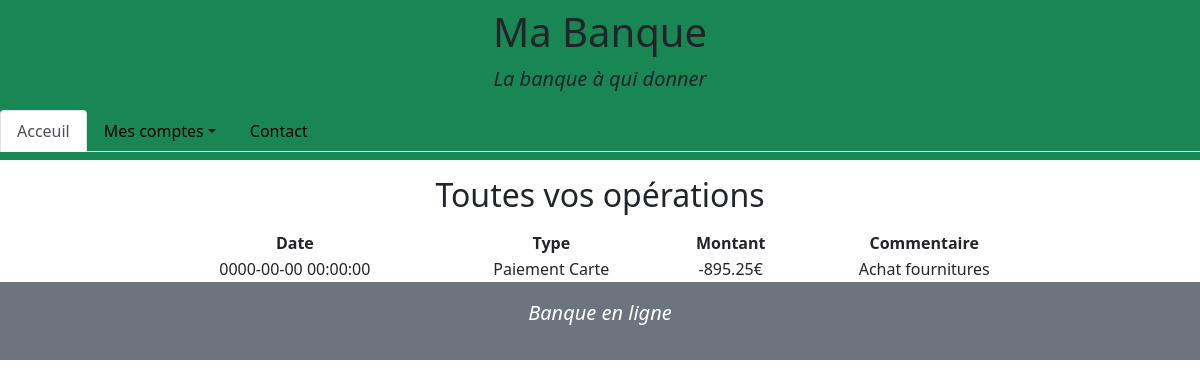
Page /allOperations.php?id=5 (signed in) on the committed database.
### tables this page shows
CREATE TABLE operation (
    id INT UNSIGNED NOT NULL AUTO_INCREMENT,
    operation_date TIMESTAMP NOT NULL,
    operation_type VARCHAR(15) NOT NULL,
    operation_amount DECIMAL(10,2) NOT NULL,
    label VARCHAR(50) NOT NULL,
    account_id INT UNSIGNED NOT NULL,
    PRIMARY KEY (id),
    FOREIGN KEY (account_id) REFERENCES account(id)    
);

### allOperations.php (called while the page is built, shortened)
<?php
    require "model/operations.php";
    require "model/connexion.php";
    $operations= Operation($db, $_GET["id"]);
    include "view/allOperationView.php"
?>

### model/operations.php (called while the page is built, shortened)
<?php
function Operation(PDO $db, int $id){
    $query = $db->prepare("SELECT * FROM operation WHERE account_id=:id");
    $query->execute([
        "id" => $id
    ]);
    $result = $query->fetchAll(PDO::FETCH_ASSOC);
    return $result;
}
?>

### view/allOperationView.php (the view, shortened to what this page needs)
<?php
    include 'view/layout/header.php';
?>
<h2 class="text-center my-3">Toutes vos opérations</h2>
<table class="text-align w-75 mx-auto">
    <tr class="text-center">
          <th>Date</th>
          <th>Type</th>
          <th>Montant</th>
          <th>Commentaire</th>
    </tr>
    <?php foreach($operations as $operation):?>
        <tr class="text-center">
            <td><?php echo $operation["operation_date"];?></td>
            <td><?php echo $operation["operation_type"];?></td>
            <td><?php echo $operation["operation_amount"];?>€</td>
            <td><?php echo $operation["label"];?></td>
        </tr>
    <?php endforeach; ?>
</table>
<?php
include "view/layout/footer.php";
?>

### rows in the picture
operation: operation_date "0000-00-00 00:00:00", operation_type "Paiement Carte", operation_amount "-895.25", label "Achat fournitures"
